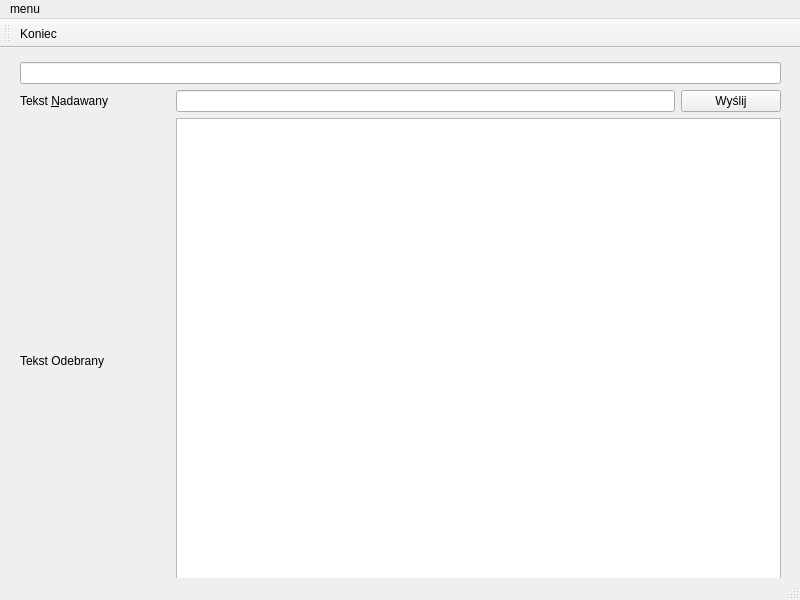
<?xml version="1.0" encoding="UTF-8"?>
<ui version="4.0">
 <class>MainWindow</class>
 <widget class="QMainWindow" name="MainWindow">
  <property name="geometry">
   <rect>
    <x>0</x>
    <y>0</y>
    <width>800</width>
    <height>600</height>
   </rect>
  </property>
  <property name="windowTitle">
   <string>MainWindow</string>
  </property>
  <widget class="QWidget" name="centralwidget">
   <widget class="QWidget" name="">
    <property name="geometry">
     <rect>
      <x>20</x>
      <y>14</y>
      <width>761</width>
      <height>541</height>
     </rect>
    </property>
    <layout class="QGridLayout" name="gridLayout">
     <item row="1" column="0">
      <layout class="QHBoxLayout" name="horizontalLayout">
       <item>
        <widget class="QLabel" name="label_2">
         <property name="minimumSize">
          <size>
           <width>150</width>
           <height>0</height>
          </size>
         </property>
         <property name="text">
          <string>Tekst &amp;Nadawany</string>
         </property>
         <property name="buddy">
          <cstring>lineEdit</cstring>
         </property>
        </widget>
       </item>
       <item>
        <widget class="QLineEdit" name="lineEdit">
         <property name="minimumSize">
          <size>
           <width>200</width>
           <height>0</height>
          </size>
         </property>
        </widget>
       </item>
       <item>
        <widget class="QPushButton" name="pushButton">
         <property name="minimumSize">
          <size>
           <width>100</width>
           <height>0</height>
          </size>
         </property>
         <property name="text">
          <string>Wyślij</string>
         </property>
        </widget>
       </item>
      </layout>
     </item>
     <item row="2" column="0">
      <layout class="QHBoxLayout" name="horizontalLayout_2">
       <item>
        <widget class="QLabel" name="label">
         <property name="minimumSize">
          <size>
           <width>150</width>
           <height>0</height>
          </size>
         </property>
         <property name="text">
          <string>Tekst Odebrany</string>
         </property>
        </widget>
       </item>
       <item>
        <widget class="QTextBrowser" name="textBrowser">
         <property name="minimumSize">
          <size>
           <width>350</width>
           <height>0</height>
          </size>
         </property>
        </widget>
       </item>
      </layout>
     </item>
     <item row="0" column="0">
      <layout class="QHBoxLayout" name="horizontalLayout_3">
       <item>
        <widget class="QLineEdit" name="adres"/>
       </item>
      </layout>
     </item>
    </layout>
   </widget>
  </widget>
  <widget class="QMenuBar" name="menubar">
   <property name="geometry">
    <rect>
     <x>0</x>
     <y>0</y>
     <width>800</width>
     <height>26</height>
    </rect>
   </property>
   <widget class="QMenu" name="menumenu">
    <property name="title">
     <string>menu</string>
    </property>
    <addaction name="actionKoniec"/>
   </widget>
   <addaction name="menumenu"/>
  </widget>
  <widget class="QStatusBar" name="statusbar"/>
  <widget class="QToolBar" name="toolBar">
   <property name="windowTitle">
    <string>toolBar</string>
   </property>
   <attribute name="toolBarArea">
    <enum>TopToolBarArea</enum>
   </attribute>
   <attribute name="toolBarBreak">
    <bool>false</bool>
   </attribute>
   <addaction name="actionKoniec"/>
  </widget>
  <action name="actionKoniec">
   <property name="icon">
    <iconset resource="zasoby.qrc">
     <normaloff>:/ikony/exit.png</normaloff>:/ikony/exit.png</iconset>
   </property>
   <property name="text">
    <string>&amp;Koniec</string>
   </property>
   <property name="shortcut">
    <string>Ctrl+K</string>
   </property>
  </action>
 </widget>
 <resources>
  <include location="zasoby.qrc"/>
 </resources>
 <connections/>
</ui>
